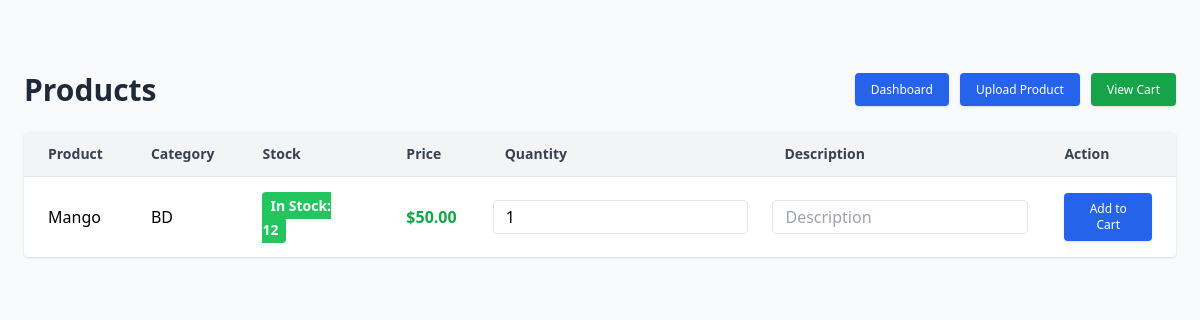
Page /import/products/ (signed in) on the earlier database version.
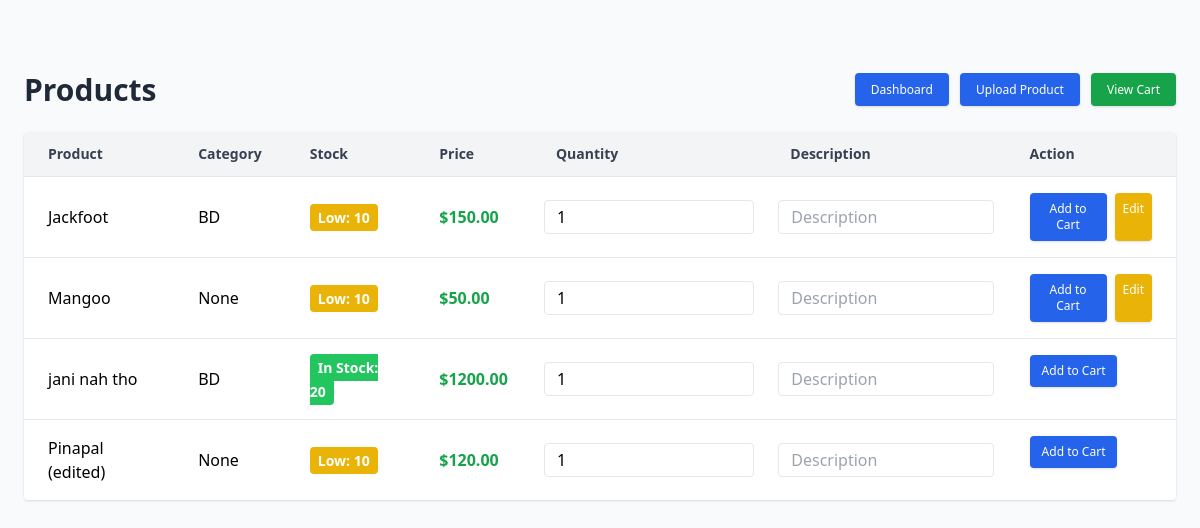
Same page on the later database version.
### products/models.py (models this page shows, shortened)
class Product(models.Model):
    user = models.ForeignKey(User, on_delete=models.CASCADE, related_name="products",null=True,blank=True)
    name = models.CharField(max_length=30)
    description = models.TextField(blank=True, null=True)
    price = models.DecimalField(max_digits=10, decimal_places=2, default=0.0)
    stock = models.PositiveIntegerField(default=0)
    category = models.ForeignKey(Category, on_delete=models.SET_NULL, related_name="products",null=True,blank=True)
    created_at = models.DateTimeField(auto_now_add=True)
    updated_at = models.DateTimeField(auto_now=True)
    class Meta:
        permissions = [
            ("can_publish", "Can publish posts"),
        ]

class Category(models.Model):
    name = models.CharField(max_length=50, unique=True)
    description = models.TextField(blank=True, null=True)
    def __str__(self):
        return self.name

### products/views.py (the view)
# urls.py: path("products/", ProductListView.as_view(), name="product_list"),
class ProductListView(LoginRequiredMixin, ListView):
    model = Product
    template_name = "product_list.html"
    context_object_name = "product_forms"
    def get_queryset(self):
        products = Product.objects.all()
        return [(product, CartItemForm()) for product in products]

### products/templates/product_list.html (shortened to what this page needs)
<!DOCTYPE html>
<html lang="en">
<head>
  <script src="https://cdn.tailwindcss.com"></script>
</head>
<body class="bg-gray-50 min-h-screen p-6">
  <div class="max-w-6xl mx-auto pt-12">
    <div class="flex justify-between items-center mb-6">
      <h2 class="text-3xl font-bold text-gray-800">Products</h2>
      <div class="space-x-2 text-xs">
          <a href="{% url 'dashboard' %}" class="bg-blue-600 text-white px-4 py-2 rounded hover:bg-blue-700 shadow">Dashboard</a>
          <a href="{% url 'product_add' %}" class="bg-blue-600 text-white px-4 py-2 rounded hover:bg-blue-700 shadow">Upload Product</a>
          <a href="{% url 'view_cart' %}" class="bg-green-600 text-white px-4 py-2 rounded hover:bg-green-700 shadow">
              View Cart
            </a>
        </div>
    </div>
    <div class="bg-white shadow rounded overflow-x-auto">
      <table class="min-w-full divide-y divide-gray-200">
        <thead class="bg-gray-100">
          <tr>
            <th class="px-6 py-3 text-left text-sm font-semibold text-gray-700">Product</th>
            <th class="px-6 py-3 text-left text-sm font-semibold text-gray-700">Category</th>
            <th class="px-6 py-3 text-left text-sm font-semibold text-gray-700">Stock</th>
            <th class="px-6 py-3 text-left text-sm font-semibold text-gray-700">Price</th>
            <th class="px-6 py-3 text-left text-sm font-semibold text-gray-700">Quantity</th>
            <th class="px-6 py-3 text-left text-sm font-semibold text-gray-700">Description</th>
            <th class="px-6 py-3 text-left text-sm font-semibold text-gray-700">Action</th>
          </tr>
        </thead>
   <tbody class="divide-y divide-gray-200">
  {% for product, form in product_forms %}
  <tr>
    <td class="px-6 py-4">{{ product.name }}</td>
    <td class="px-6 py-4">{{ product.category }}</td>
    <td class="px-6 py-4">
      {% if product.stock > 10 %}
        <span class="px-2 py-1 text-sm font-semibold text-white bg-green-500 rounded">
          In Stock: {{ product.stock }}
        </span>
      {% elif product.stock > 0 %}
        <span class="px-2 py-1 text-sm font-semibold text-white bg-yellow-500 rounded">
          Low: {{ product.stock }}
        </span>
      {% else %}
        <span class="px-2 py-1 text-sm font-semibold text-white bg-red-500 rounded">
          Out of Stock
        </span>
      {% endif %}
    </td>
    <td class="px-6 py-4 font-bold text-green-600">${{ product.price }}</td>
    <td class="px-3 py-4">
      <form method="post" action="{% url 'add_to_cart' product.id %}">
        {{ form.quantity }}
    </td>
    <td class="px-3  py-4">{{ form.description }}</td>
    <td class="px-6 py-4 flex space-x-2 text-xs">
        <button type="submit"
          class="bg-blue-600 text-white px-3 py-2 rounded hover:bg-blue-700 shadow">
          Add to Cart
        </button>
      {% if product.user == request.user %}
        <a href="{% url 'product_edit' product.id %}"
           class="bg-yellow-500 text-white px-2 py-2 rounded hover:bg-yellow-600 shadow">
          Edit
        </a>
      {% endif %}
    </td>
  </tr>
  {% empty %}
  <tr>
    <td colspan="7" class="px-6 py-4 text-gray-500 text-center">
      No products available.
    </td>
  </tr>
  {% endfor %}
</tbody>
      </table>
    </div>
  </div>
</body>
</html>

Differences in the rows shown:
removed Product: name "Mango", category "BD", stock "12", price "50.00", quantity "1"
added Product: name "Jackfoot", category "BD", stock "10", price "150.00", quantity "1", shows "Edit"
added Product: name "Mangoo", category "None", stock "10", price "50.00", quantity "1", shows "Edit"
added Product: name "jani nah tho", category "BD", stock "20", price "1200.00", quantity "1"
added Product: name "Pinapal (edited)", category "None", stock "10", price "120.00", quantity "1"
